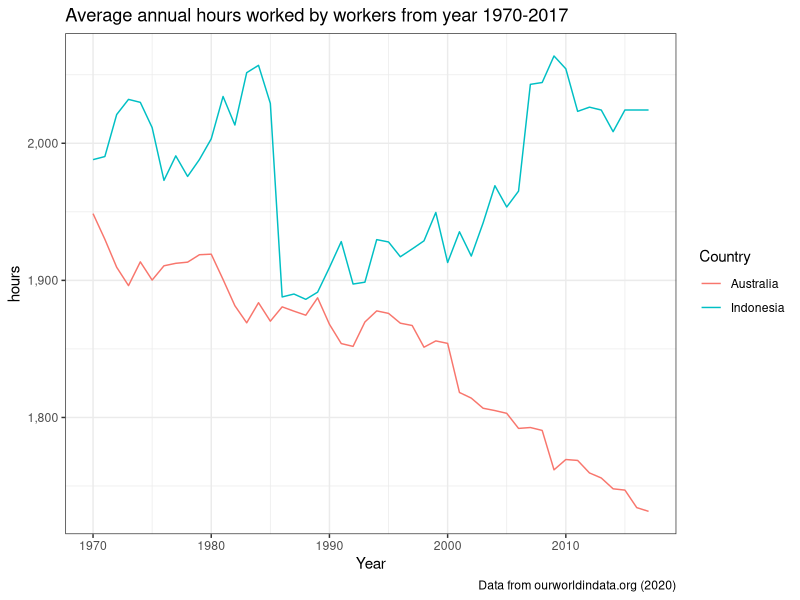
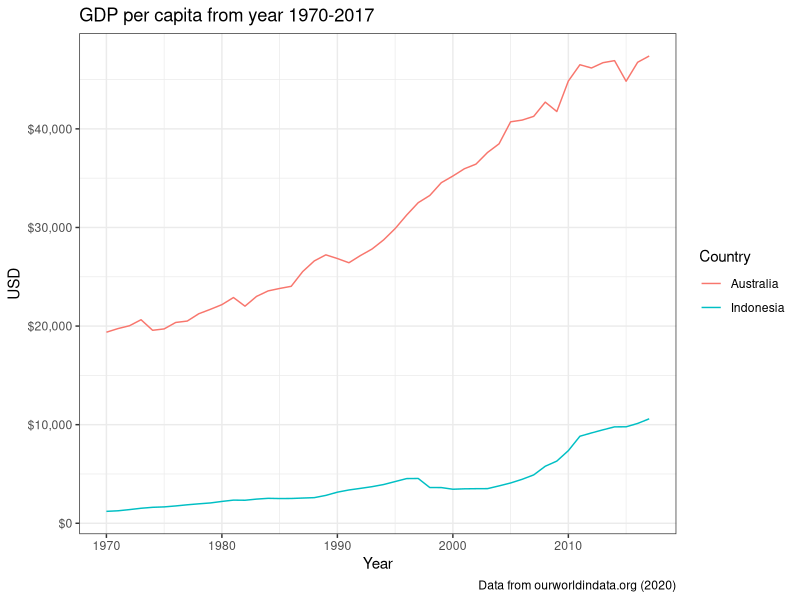
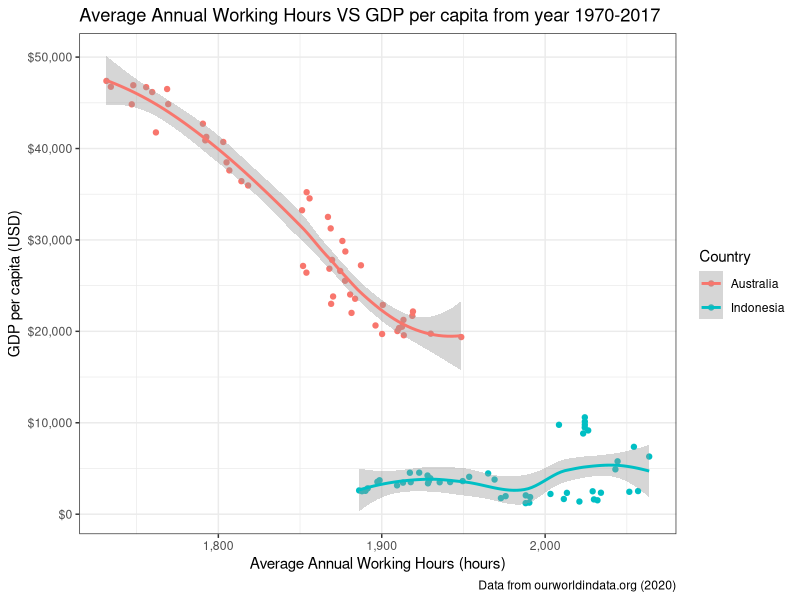

These charts were generated, in order, by the following R code:
## ---- chunk 1
# Libraries
library(tidyverse)
library(readr)
library(kableExtra)
library(bookdown)
library(scales)
## ---- chunk 2
Analysis_Data <- read_csv(here::here("Data/Assignment_data.csv"))
## ---- chunk 3
au_idn <- Analysis_Data %>%
  rename(Country = "Entity", 
         awh = "Average annual hours worked by persons engaged (avh) (PWT 9.1 (2019))",
         gdp = "Output-side real GDP per capita (gdppc_o) (PWT 9.1 (2019))") %>%
  select(Country, Year, awh, gdp) %>%
  filter(Country %in% c("Australia", "Indonesia"), 
         Year >=1970 & Year <=2017)
## ---- chunk 4
au_idn %>% 
  ggplot(aes(x = Year, 
             y = awh, 
             color = Country)) +
  geom_line() +
    labs(x = "Year",
         y = "hours",
         title = "Average annual hours worked by workers from year 1970-2017",
         caption = "Data from ourworldindata.org (2020)") +
  scale_y_continuous(labels = label_number(big.mark = ",")) +
  theme_bw()
## ---- chunk 5
au_idn %>% 
  ggplot(aes(x = Year, 
             y = gdp, 
             color = Country)) +
  geom_line()+
    labs(x = "Year",
         y = "USD",
         title = "GDP per capita from year 1970-2017" ,
         caption = "Data from ourworldindata.org (2020)")+
  scale_y_continuous(labels = label_number(prefix="$", big.mark = ",")) +
  theme_bw()
## ---- chunk 6
au_idn %>% 
    group_by(Country) %>%
    summarise(avg_avh = mean(awh),
              avg_gdp = mean(gdp)) %>%
  kable(col.names = c("Country", 
                      "Average of the Average Annual Working Hours (hours)", 
                      "Average of GDP per capita (USD)"),
        caption = "The Comparation of Average Annual Working Hours and GDP between Australia and Indonesia",
        digits = 2,
        align = "lcr") %>%
  kable_styling(full_width = F, 
                bootstrap_options = c("striped", "hover", "condensed"), latex_options = "hold_position")
## ---- chunk 7
au_idn %>% 
  ggplot(aes(x = awh, 
             y = gdp, 
             color = Country)) +
  geom_point()+
  geom_smooth()+
    labs(x = "Average Annual Working Hours (hours)",
         y = "GDP per capita (USD)",
         title = "Average Annual Working Hours VS GDP per capita from year 1970-2017" ,
         caption = "Data from ourworldindata.org (2020)")+
  scale_y_continuous(labels = label_number(prefix="$", big.mark = ",")) +
  scale_x_continuous(labels = label_number(big.mark = ",")) +
  theme_bw()
